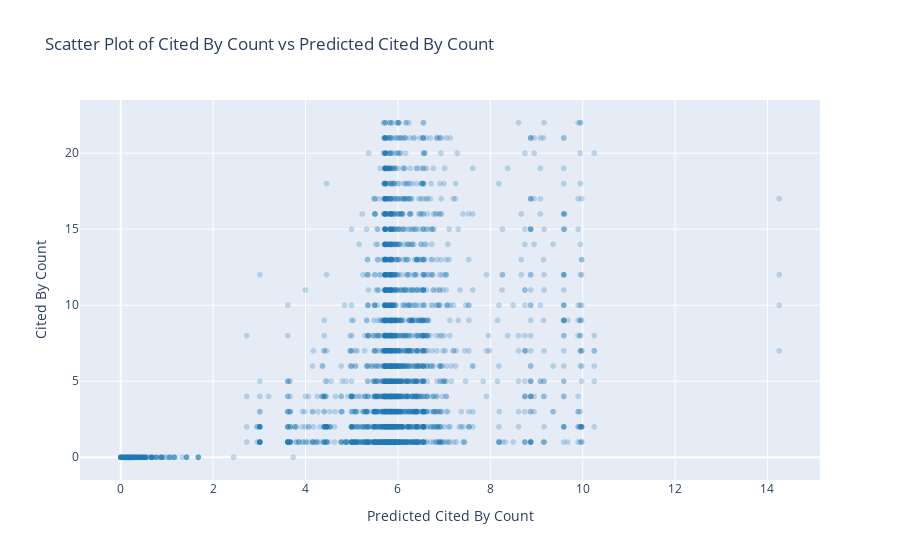

This figure's notebook cell:
### Code cell
# Create Scatter Plot
fig = px.scatter(df, 
                x="prediction", 
                y="citedby_count",
                labels={"citedby_count": "Cited By Count", "prediction": "Predicted Cited By Count"},
                title="Scatter Plot of Cited By Count vs Predicted Cited By Count")
fig.update_traces(marker=dict(color='rgba(31, 119, 180, 0.25)'))
fig.show()

### Figure 1 — Plotly figure (JSON) as saved in the notebook; plotly's stock layout.template omitted (floating-point values rounded to 4 significant figures; data arrays with more than 128 entries replaced by an {"elided": "..."} marker saying what was removed)
{"data": [{"hovertemplate": "Predicted Cited By Count=%{x}<br>Cited By Count=%{y}<extra></extra>", "legendgroup": "", "marker": {"color": "rgba(31, 119, 180, 0.25)", "symbol": "circle"}, "mode": "markers", "name": "", "showlegend": false, "type": "scattergl", "x": {"elided": "5571 float values"}, "xaxis": "x", "y": {"elided": "5571 int values"}, "yaxis": "y"}], "layout": {"legend": {"tracegroupgap": 0}, "title": {"text": "Scatter Plot of Cited By Count vs Predicted Cited By Count"}, "xaxis": {"anchor": "y", "domain": [0, 1], "title": {"text": "Predicted Cited By Count"}}, "yaxis": {"anchor": "x", "domain": [0, 1], "title": {"text": "Cited By Count"}}}}
